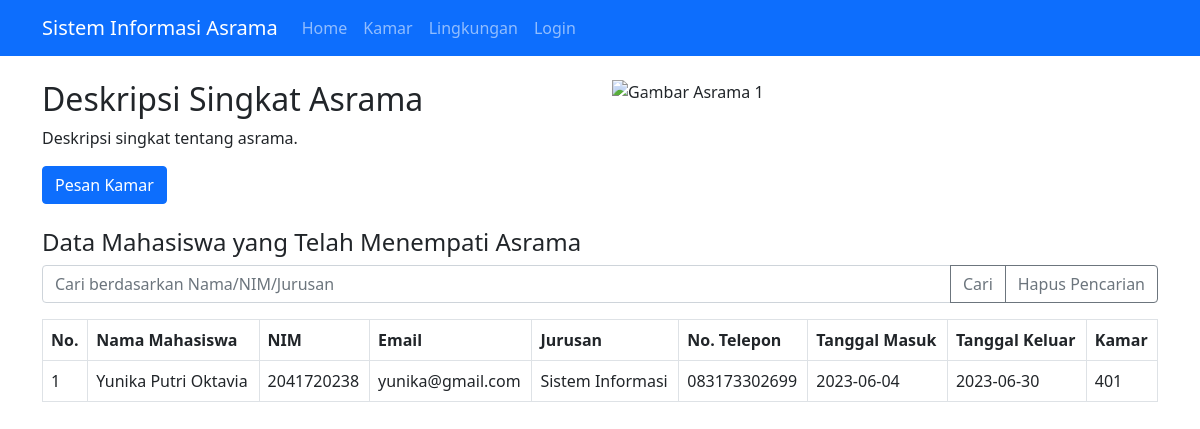
The app's page /index.php?keyword=Yunika Putri Oktavia with its own data.
### tables this page shows
CREATE TABLE `asramaconfirmed` (
  `conMahaId` int(11) NOT NULL,
  `conNamaMaha` varchar(255) NOT NULL,
  `conNim` varchar(255) NOT NULL,
  `conEmail` varchar(255) DEFAULT NULL,
  `conJurusan` varchar(255) NOT NULL,
  `conNoTelp` varchar(255) NOT NULL,
  `contglmasuk` date NOT NULL,
  `contglkeluar` date NOT NULL,
  `conKamar` varchar(255) NOT NULL
);

### index.php (the view, shortened to what this page needs)
<!DOCTYPE html>
<html>
<head>
  <link rel="stylesheet" href="https://cdn.jsdelivr.net/npm/bootstrap@5.0.0-beta3/dist/css/bootstrap.min.css">
</head>
<body>
  <?php include 'navbar.php';?>
  <div class="container mt-4">
    <div class="row">
      <div class="col-md-6">
        <h2>Deskripsi Singkat Asrama</h2>
        <p>Deskripsi singkat tentang asrama.</p>
        <a class="btn btn-primary" href="pesankamar.php">Pesan Kamar</a>
      </div>
      <div class="col-md-6">
        <div id="carouselExampleIndicators" class="carousel slide" data-bs-ride="carousel">
          <div class="carousel-inner">
            <div class="carousel-item active">
              <img src="path/to/image1.jpg" class="d-block w-100" alt="Gambar Asrama 1">
            </div>
          </div>
          <button class="carousel-control-prev" type="button" data-bs-target="#carouselExampleIndicators" data-bs-slide="prev">
            <span class="carousel-control-prev-icon" aria-hidden="true"></span>
          </button>
          <button class="carousel-control-next" type="button" data-bs-target="#carouselExampleIndicators" data-bs-slide="next">
            <span class="carousel-control-next-icon" aria-hidden="true"></span>
          </button>
        </div>
      </div>
    </div>
    <div class="mt-4">
      <h4>Data Mahasiswa yang Telah Menempati Asrama</h4>
     <form method="GET" action="">
        <div class="input-group mb-3">
          <input type="text" class="form-control" placeholder="Cari berdasarkan Nama/NIM/Jurusan" name="keyword">
          <button class="btn btn-outline-secondary" type="submit">Cari</button>
          <?php if(isset($_GET['keyword'])) { ?>
            <a class="btn btn-outline-secondary" href="?">Hapus Pencarian</a>
          <?php } ?>
        </div>
      </form>
      <?php
      include('config.php');
      $keyword = $_GET['keyword'] ?? '';
      $query = "SELECT * FROM asramaConfirmed WHERE
                conNamaMaha LIKE '%$keyword%' OR
                conNim LIKE '%$keyword%' OR
                conJurusan LIKE '%$keyword%'";
      $result = mysqli_query($conn, $query);
      if (mysqli_num_rows($result) > 0) {
        ?>
        <table class="table table-bordered">
      <thead>
        <tr>
          <th>No.</th>
          <th>Nama Mahasiswa</th>
          <th>NIM</th>
          <th>Email</th>
          <th>Jurusan</th>
          <th>No. Telepon</th>
          <th>Tanggal Masuk</th>
          <th>Tanggal Keluar</th>
          <th>Kamar</th>
        </tr>
      </thead>
      <tbody>
        <?php $no = 1; ?>
        <?php while ($row = mysqli_fetch_assoc($result)) : ?>
          <tr>
            <td><?php echo $no; ?></td>
            <td><?php echo $row['conNamaMaha']; ?></td>
            <td><?php echo $row['conNim']; ?></td>
            <td><?php echo $row['conEmail']; ?></td>
            <td><?php echo $row['conJurusan']; ?></td>
            <td><?php echo $row['conNoTelp']; ?></td>
            <td><?php echo $row['contglmasuk']; ?></td>
            <td><?php echo $row['contglkeluar']; ?></td>
            <td><?php echo $row['conKamar']; ?></td>
          </tr>
          <?php $no++; ?>
        <?php endwhile; ?>
      </tbody>
    </table>
        <?php
      } else {
        echo "Data tidak ditemukan.";
      }
      ?>
    </div>
  </div>
</body>
</html>

### records on screen
asramaconfirmed: conNamaMaha "Yunika Putri Oktavia", conNim "2041720238", conEmail "yunika@gmail.com", conJurusan "Sistem Informasi", conNoTelp "083173302699", contglmasuk "2023-06-04", contglkeluar "2023-06-30", conKamar "401"
